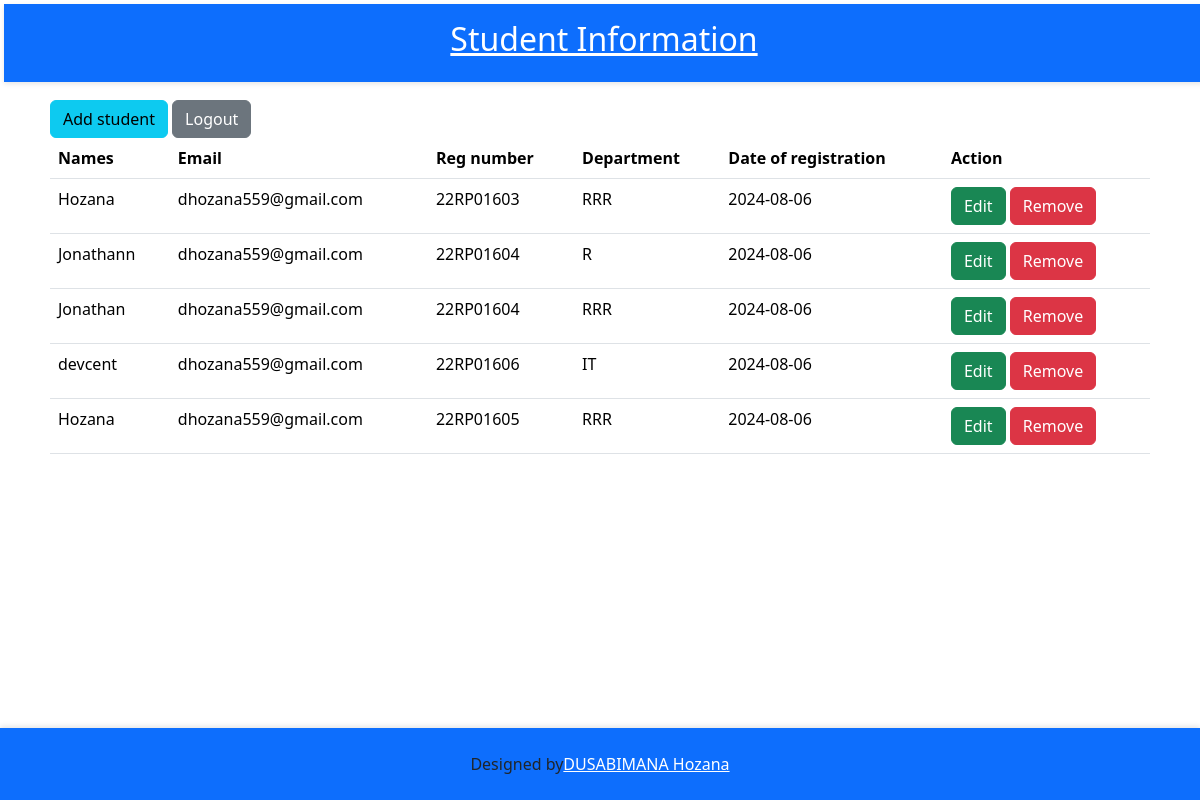
Page /admin_dashboard.php (signed in) on the committed database.
### tables this page shows
CREATE TABLE `students_info` (
  `student_id` int(11) NOT NULL,
  `names` varchar(50) NOT NULL,
  `email` varchar(50) NOT NULL,
  `department` varchar(10) NOT NULL,
  `regno` varchar(10) NOT NULL,
  `date` date NOT NULL DEFAULT current_timestamp()
);

### backend_handler.php (the view, shortened to what this page needs)
<?php
class Backend_handler{
 private $host="localhost";
 private $user = "root";
 private $password = "";
 private $database = "student_management";
 private $conn;
    public function __construct(){
        $this->conn=mysqli_connect($this->host,$this->user,$this->password,$this->database);
    }
    public function select_student() {
        $sql = "SELECT * FROM students_info ORDER BY date DESC";
        $result = mysqli_query($this->conn, $sql);
        if (mysqli_num_rows($result) > 0) {
            while ($row = mysqli_fetch_assoc($result)) {
                echo "<tr>
                    <td>{$row['names']}</td>
                    <td>{$row['email']}</td>
                    <td>{$row['regno']}</td>
                    <td>{$row['department']}</td>
                    <td>{$row['date']}</td>
                    <td>
                        <form action='' method='get'>
                            <input type='hidden' name='student_id' value='{$row['student_id']}'>
                            <input type='hidden' name='names' value='{$row['names']}'>
                            <input type='submit' class='btn btn-success update_student_b' name='edit' value='Edit'>
                            <input type='submit' class='btn btn-danger' name='delete' value='Remove'>
                        </form>
                    </td>
                </tr>";
            }
        }
    }
}
?>

### admin_dashboard.php (shortened to what this page needs)
<?php
include("backend_handler.php");
$check=new Backend_handler();
?>
<!DOCTYPE html>
<html lang="en">
<head>
    <link href="https://cdn.jsdelivr.net/npm/bootstrap@5.3.3/dist/css/bootstrap.min.css" rel="stylesheet">
</head>
<body>
    <div class="header p-3 bg-primary m-1">
    <h2 class="text-white text-center"><u>Student Information</u></h2>
    </div>
    <div class="container">
        <div class="user_info m-2">
            <span class="add">
                <button class="btn btn-info" data-toggle="collapse" id="add_student" data-target="#">Add student</button>
                <a href="logout.php" class="btn btn-secondary">Logout</a>
            </span>
            <table class="table table-stripped">
       <thead>
            <th>Names</th>
            <th>Email</th>
            <th>Reg number</th>
             <th>Department</th>
             <th>Date of registration</th>
             <th>Action</th>
        </thead>
        <tbody>
       <?php
       $check->select_student();
       ?></tbody>
            </table>
        </div>
    </div>
    <div class="footer p-4 bg-primary">
        Designed by <a  class="text-center text-white " href="https://www.linkedin.com/in/hozana-dusabimana-3896aa2b8/">DUSABIMANA Hozana</a>
    </div>
</body>
</html>

### admin_dashboard.php (style rules this page uses)
.header { position: fixed; top: 0; width: 100%; display: flex; justify-content: center; align-items: center; background-color: #f1f1f1; padding: 10px; box-shadow: 0 2px 5px rgba(0, 0, 0, 0.1); z-index: 1000; }
.footer { position: fixed; bottom: 0; width: 100%; display: flex; justify-content: center; align-items: center; background-color: #f1f1f1; padding: 10px; box-shadow: 0 -2px 5px rgba(0, 0, 0, 0.1); z-index: 1000; }
.container { margin-top:100px }

### rows in the picture
students_info: names "Hozana", email "dhozana559@gmail.com", regno "22RP01603", department "RRR", date "2024-08-06"
students_info: names "Jonathann", email "dhozana559@gmail.com", regno "22RP01604", department "R", date "2024-08-06"
students_info: names "Jonathan", email "dhozana559@gmail.com", regno "22RP01604", department "RRR", date "2024-08-06"
students_info: names "devcent", email "dhozana559@gmail.com", regno "22RP01606", department "IT", date "2024-08-06"
students_info: names "Hozana", email "dhozana559@gmail.com", regno "22RP01605", department "RRR", date "2024-08-06"
